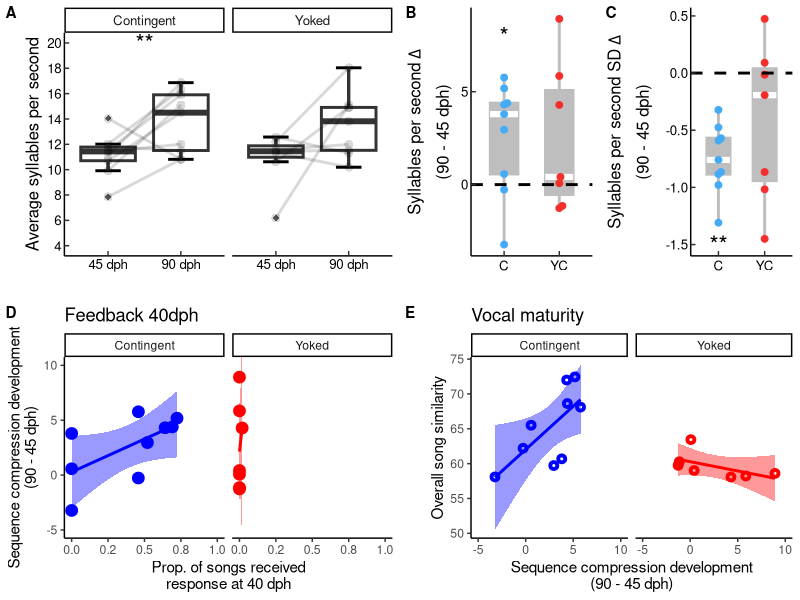

Write the R code that produced this figure.
library("here")
library("lme4")
library("broom")
library("readxl")
library("scales")
library("cowplot")
library("emmeans")
library("tidytext")
library("tidyverse")
library("kableExtra")
library("ggbeeswarm")

# ---- helper functions

font_sz <- 12

theme_Elm <- function(){
  theme(
    text = element_text(size=font_sz),
    axis.text.x = element_text(colour="black"),
    axis.text.y = element_text(colour="black"),
    axis.ticks.length = unit(-3.5, "pt"),
    legend.position = "none"
  )
}

custom_format <- function(x) {
  x %>%
    as.numeric() %>% # Ensure numeric input
    formatC(format = "f", drop0trailing = TRUE) %>% # Drop trailing zeros
    gsub(pattern = "^0\\.", replacement = ".", .) %>% # Remove leading zero for positive numbers
    gsub(pattern = "^-0\\.", replacement = "-.", .) # Remove leading zero for negative numbers
}

RmType <- function(string) {
  sub("._", "", string)
}

# ---- wrangle

zb_syl_dat <- read_csv(here("Study 3", "data", "zb_seg_dat_counts.csv"))

wrong_names <- c("Y_O", "Y", "R_DBL")

zb_syl_dat <- zb_syl_dat %>%
  mutate(bird_ID = ifelse(bird_ID %in% wrong_names,
                                       paste0(bird_ID, "-"),bird_ID))

zb_syl_dat_dev <- zb_syl_dat %>%
  group_by(age, condition, bird_ID, Brother_ID) %>%
  summarize(Mean = mean(syll_per_sec),
            SD = sd(syll_per_sec),
            n = n()) %>%
  pivot_wider(names_from = c(age), values_from = c(Mean, SD)) %>%
  mutate(syll_per_sec_dev_diff = Mean_ninety - `Mean_forty-five`,
         seq_comp_SD_dev_diff = SD_ninety- `SD_forty-five`) %>%
  select(condition, bird_ID, Brother_ID, n, Mean_ninety, `Mean_forty-five`,
         syll_per_sec_dev_diff, SD_ninety, `SD_forty-five`, seq_comp_SD_dev_diff)

# ---- visualize

font_sz <- 12

zb_syl_dat_sum <- zb_syl_dat %>%
    mutate(age = recode(age, `forty-five` = "45 dph", `ninety` = "90 dph")) %>%
    group_by(condition, age) %>%
    summarise(Mean = mean(motif_duration))

zb_syl_dat <- zb_syl_dat %>%
  mutate(age = recode(age, `forty-five` = "45 dph", `ninety` = "90 dph"))

zb_stats_lab <-  data.frame(species = "Zebra finch", mean_syll_per_sec = 20, age = 1.5)

seq_syl_x_sec_sumstats <- zb_syl_dat %>%
    group_by(bird_ID, condition, Brother_ID, age) %>%
    summarize(mean_syll_per_sec = mean(syll_per_sec),
              std_syll_per_sec = sd(syll_per_sec))

seq_syl_x_sec_diffs <- pivot_wider(seq_syl_x_sec_sumstats,
                                id_cols = c("bird_ID", "condition", "Brother_ID"),
                                names_from = "age",
                                values_from = c("mean_syll_per_sec", "std_syll_per_sec")) %>%
                    mutate(mean_syll_per_sec_dif = `mean_syll_per_sec_90 dph` - `mean_syll_per_sec_45 dph`,
                           std_syll_per_sec_dif = `std_syll_per_sec_90 dph` - `std_syll_per_sec_45 dph`) %>% 
                    select(bird_ID, condition, mean_syll_per_sec_dif, std_syll_per_sec_dif)

zb_stats_lab <- data.frame(
  condition = "Contingent",
  mean_syll_per_sec = 20,
  age = 1.5
)

# ---- Figure 5A: Zebra finch developmental change in syllables per second 

fig5a <- seq_syl_x_sec_sumstats %>%
  ggplot(aes(x = age, y = mean_syll_per_sec)) +
  stat_boxplot(geom = "errorbar", size = 1, width = 0.35) +
  geom_boxplot(size = 1, outlier.shape = 18, width = 0.75,
                 outlier.size = 2, outlier.alpha = .75) +
  geom_line(aes(group = bird_ID), position = "identity",
            alpha = .15, size = 1) +
  geom_point(size = 3, alpha = .15, stroke = 0, shape = 19) +
  geom_text(data = zb_stats_lab, aes(label = "**", y = mean_syll_per_sec), size = 6, hjust = 0.5) +
  coord_cartesian(ylim = c(4, 20)) +
  scale_y_continuous(breaks = seq(0, 20, 2)) +
  labs(y = "Average syllables per second", x = "") +
  facet_wrap(~condition) + # Hide facet labels
  theme_classic() +
  theme_Elm()

# Figure 5A Statistics
# ---------------------

# Contingent
lm1AL <- seq_syl_x_sec_sumstats %>%
       mutate(age = factor(age, levels = c("90 dph", "45 dph"))) %>%
       filter(condition == "Contingent") %>%
       lmer(mean_syll_per_sec ~ age + (1 | bird_ID), data = ., REML= FALSE)
       
kbl(summary(emmeans(lm1AL, "age", contr = "pairwise"), infer = TRUE)$contrast, "pipe")

# Yoked
lm1AR <- seq_syl_x_sec_sumstats %>%
       mutate(age = factor(age, levels = c("90 dph", "45 dph"))) %>%
       filter(condition == "Yoked") %>%
       lmer(mean_syll_per_sec ~ age + (1 | bird_ID), data = ., REML= FALSE)
       
kbl(summary(emmeans(lm1AR, "age", contr = "pairwise"), infer = TRUE)$contrast, "pipe")


# ---- Figure 5B: Zebra finch developmental change in syllables per second

y_lab <- expression(atop("Syllables per second" ~ Delta, "(90 - 45 dph)"))

stat_label <- data.frame(mean_syll_per_sec_dif=c(8),condition = "Contingent")

fig5b <- seq_syl_x_sec_diffs %>%
    ggplot(aes(condition, mean_syll_per_sec_dif, color = condition)) +
        geom_boxplot(size = 1, color = "grey", outlier.shape = NA,
                     fill = "grey", width = 0.5) +
        stat_summary(fun = median, aes(ymin=..y.., ymax=..y..),
                     geom='errorbar', color = "white", size=2,
                     width = .5, linetype = "solid") +
        geom_beeswarm(size = 2, cex = 3)  +
        scale_color_manual(values = c(Contingent = "#45ABF5", Yoked = "#F52F2C")) +
        scale_x_discrete(labels = c("Contingent" = "C", "Yoked" = "YC")) +
        geom_hline(yintercept = 0, linetype = "dashed",
                   color = "black", size = 1) +
        geom_text(data = stat_label,label = "*",size=6,color="black") +
        labs(x = "",
             y = y_lab) +
        theme_classic() +
        theme_Elm() +
        theme(axis.title.y = element_text(size = font_sz),
              axis.text.x = element_text(vjust = 0.5),
              legend.position = "none")

# Figure 5B Statistics
# ---------------------

# Contingent
contingent_signs_dat <- seq_syl_x_sec_diffs %>%
  filter(condition == "Contingent") %>%
  filter(!is.na(mean_syll_per_sec_dif)) %>%
  mutate(direction = ifelse(mean_syll_per_sec_dif > 0, "positive", "negative"))

c_signs_dat_stats <- contingent_signs_dat %>%
  group_by(direction) %>%
  summarize(n = n(), .groups = "drop") %>%
  pivot_wider(names_from = direction, values_from = n, values_fill = 0) %>%
  summarize(num_negative = negative,
    num_positive = positive,
    total = positive + negative) %>%
  mutate(condition = "Contingent") %>%
  select(condition, num_positive, total)

contingent_wilcox <- seq_syl_x_sec_sumstats %>%
  filter(condition == "Contingent") %>%
  group_by(condition) %>%
  do(wilcox.test(.$mean_syll_per_sec[.$age == "45 dph"], 
                 .$mean_syll_per_sec[.$age == "90 dph"], 
                 paired = TRUE) %>% 
       tidy()) %>%
  select(condition, p.value)

c_signs_dat_stats %>%
  left_join(contingent_wilcox, by = "condition") %>%
  kbl("pipe")

# Yoked
yoked_signs_dat <- seq_syl_x_sec_diffs %>%
  filter(condition == "Yoked") %>%
  filter(!is.na(mean_syll_per_sec_dif)) %>%
  mutate(direction = ifelse(mean_syll_per_sec_dif > 0, "positive", "negative"))

yc_signs_dat_stats <- yoked_signs_dat %>%
  group_by(direction) %>%
  summarize(n = n(), .groups = "drop") %>%
  pivot_wider(names_from = direction, values_from = n, values_fill = 0) %>%
  summarize(num_negative = negative,
    num_positive = positive,
    total = positive + negative) %>%
  mutate(condition = "Yoked") %>%
  select(condition, num_positive, total)

# drop birds that don't have both ages
yoked_birds <- seq_syl_x_sec_sumstats %>%
  group_by(bird_ID) %>%
  summarise(has_both_ages = all(c("45 dph", "90 dph") %in% age), .groups = "drop") %>%
  filter(has_both_ages) %>% 
  pull(bird_ID)

yoked_wilcox <- seq_syl_x_sec_sumstats %>%
  filter(condition == "Yoked", bird_ID %in% yoked_birds) %>%
  group_by(condition) %>%
  do(wilcox.test(.$mean_syll_per_sec[.$age == "45 dph"], 
                 .$mean_syll_per_sec[.$age == "90 dph"], 
                 paired = TRUE) %>% 
       tidy()) %>%
  select(condition, p.value)

yc_signs_dat_stats %>%
  left_join(yoked_wilcox, by = "condition") %>%
  kbl("pipe")

# ---- Figure 5C: Zebra finch developmental change in stability in syllables per second

y_lab <- expression(atop("Syllables per second SD" ~ Delta, "(90 - 45 dph)"))

stat_label <- data.frame(std_syll_per_sec_dif=c(-1.5), condition="Contingent")

fig5c <- seq_syl_x_sec_diffs %>%
    ggplot(aes(condition, std_syll_per_sec_dif, color = condition)) +
        geom_boxplot(size = 1, color = "grey", outlier.shape = NA,
                     fill = "grey", width = 0.5) +
        stat_summary(fun = median, aes(ymin=..y.., ymax=..y..),
                     geom='errorbar', color = "white", size=2,
                     width = 0.5, linetype = "solid") +
        geom_beeswarm(size = 2, cex = 3)  +
        scale_color_manual(values = c(Contingent = "#45ABF5", Yoked = "#F52F2C")) +
        scale_x_discrete(labels = c("Contingent" = "C", "Yoked" = "YC")) +
        geom_hline(yintercept = 0, linetype = "dashed",
                   color = "black", size = 1) +
        geom_text(data = stat_label,label = "**",size=6,color="black") +
        labs(x = "",
             y = y_lab) +
        theme_classic() +
        theme_Elm() +
        theme(axis.title.y = element_text(size = font_sz),
              axis.text.x = element_text(vjust = 0.5),
              legend.position = "none")

# Figure 5C Statistics
# ---------------------

# Contingent
contingent_sd_signs_dat <- seq_syl_x_sec_diffs %>%
  filter(condition == "Contingent") %>%
  filter(!is.na(std_syll_per_sec_dif)) %>%
  mutate(direction = ifelse(std_syll_per_sec_dif > 0, "positive", "negative"))

c_sd_signs_dat_stats <- contingent_sd_signs_dat %>%
  group_by(direction) %>%
  summarize(n = n(), .groups = "drop") %>%
  pivot_wider(names_from = direction, values_from = n, values_fill = 0) %>%
  summarize(num_negative = negative,
    # num_positive = positive,
    total = negative) %>%
  mutate(condition = "Contingent") %>%
  select(condition, num_negative, total)

contingent_sd_wilcox <- seq_syl_x_sec_sumstats %>%
  filter(condition == "Contingent") %>%
  group_by(condition) %>%
  do(wilcox.test(.$std_syll_per_sec[.$age == "45 dph"], 
                 .$std_syll_per_sec[.$age == "90 dph"], 
                 paired = TRUE) %>% 
       tidy()) %>%
  select(condition, p.value)

c_sd_signs_dat_stats %>%
  left_join(contingent_sd_wilcox, by = "condition") %>%
  kbl("pipe")

# Yoked
yoked_sd_signs_dat <- seq_syl_x_sec_diffs %>%
  filter(condition == "Yoked") %>%
  filter(!is.na(std_syll_per_sec_dif)) %>%
  mutate(direction = ifelse(std_syll_per_sec_dif > 0, "positive", "negative"))

yc_sd_signs_dat_stats <- yoked_sd_signs_dat %>%
  group_by(direction) %>%
  summarize(n = n(), .groups = "drop") %>%
  pivot_wider(names_from = direction, values_from = n, values_fill = 0) %>%
  summarize(num_negative = negative,
    num_positive = positive,
    total = positive + negative) %>%
  mutate(condition = "Yoked") %>%
  select(condition, num_positive, total)

# drop birds that don't have both ages
yoked_birds <- seq_syl_x_sec_sumstats %>%
  group_by(bird_ID) %>%
  summarise(has_both_ages = all(c("45 dph", "90 dph") %in% age), .groups = "drop") %>%
  filter(has_both_ages) %>% 
  pull(bird_ID)

yoked_sd_wilcox <- seq_syl_x_sec_sumstats %>%
  filter(condition == "Yoked", bird_ID %in% yoked_birds) %>%
  group_by(condition) %>%
  do(wilcox.test(.$std_syll_per_sec[.$age == "45 dph"], 
                 .$std_syll_per_sec[.$age == "90 dph"], 
                 paired = TRUE) %>% 
       tidy()) %>%
  select(condition, p.value)

yc_sd_signs_dat_stats %>%
  left_join(yoked_sd_wilcox, by = "condition") %>%
  kbl("pipe")

# ---- Predicting sequence compression

pback_dat <- read_xlsx(here("Study 3", "data", "BySubject SPSS Behavioral Data FINAL excel.xlsx"))

sub_map <- read_xlsx(here("Study 3", "data","subID_map.xlsx"))

sub_map <- sub_map %>%
  rename(MaleNum = blind_ID)

# bring in subjectID into pback data
pback_dat <- pback_dat %>% left_join(sub_map)

# summary
seg_dat_sum_stats <- zb_syl_dat %>%
  group_by(condition, bird_ID, Brother_ID, age) %>%
  summarize(mean_syll_per_sec = mean(syll_per_sec),
            median_syll_per_sec = median(syll_per_sec),
            SD_syll_per_sec = sd(syll_per_sec),
            SE_syll_per_sec = sd(syll_per_sec)/sqrt(n())) %>%
  arrange(condition, Brother_ID)

# join average response
Avg_ALLContProp <- pback_dat %>%
  select(bird_ID, condition, Avg_ALLContProp)

Avg_Overall_Similarity <- pback_dat %>%
  select(bird_ID, condition, Overall_Similarity)

seg_dat_sum_stats <- seg_dat_sum_stats %>% left_join(Avg_ALLContProp)

seg_dat_sum_stats <- seg_dat_sum_stats %>% left_join(Avg_Overall_Similarity)

zb_syl_dat_dev <- zb_syl_dat_dev %>% left_join(Avg_ALLContProp)

zb_syl_dat_dev <- zb_syl_dat_dev %>% left_join(Avg_Overall_Similarity)

# ---- Figure 5E: Predicting overall similarity to tutor from sequence rate

fig5e <- zb_syl_dat_dev %>%
  ggplot(aes(syll_per_sec_dev_diff, Overall_Similarity)) +
  geom_point(aes(color=condition), shape = 21, stroke = 2, size = 1) + 
  geom_smooth(aes(color=condition,fill=condition),method=lm) +
  scale_color_manual(values = c("blue", "red")) +
  scale_fill_manual(values = c("blue", "red")) +
  coord_cartesian(xlim = c(-5,10)) +
  scale_x_continuous(labels = label_number(accuracy = 1)) +
  facet_grid(.~condition) +
  theme_classic() +
  labs(title="Vocal maturity",
       y="Overall song similarity",
       x=str_wrap("Sequence compression development (90 - 45 dph)",32)) +
  theme(legend.position = "none")


# Figure 5E Statistics
# ---------------------

cor_meth <- "spearman"

zb_syl_dat_dev %>%
  filter(condition == "Contingent") %>%
  ungroup() %>%
  do(tidy(cor.test(.$syll_per_sec_dev_diff,
                   .$Overall_Similarity,
                   method = cor_meth))) %>%
  mutate(condition = "Contingent") %>%
  kbl("pipe")

zb_syl_dat_dev %>%
  filter(condition == "Yoked") %>%
  ungroup() %>%
  do(tidy(cor.test(.$syll_per_sec_dev_diff,
                   .$Overall_Similarity,
                   method = cor_meth))) %>%
  mutate(condition = "Yoked") %>%
  kbl("pipe")

# ---- Figure 5D: predicting sequence rate from responses at developmental timepoints

pback_dat <- pback_dat %>%
  mutate(T5_ContProp = coalesce(T5_ContProp, T5_AccContVidProp),
         T10_ContProp = coalesce(T10_ContProp, T10_AccContVidProp),
         T15_ContProp = coalesce(T15_ContProp, T15_AccContVidProp),
         T20_ContProp = coalesce(T20_ContProp, T20_AccContVidProp),
         T25_ContProp = coalesce(T25_ContProp, T25_AccContVidProp))

ContProp <- pback_dat %>%
  select(bird_ID, condition, T5_ContProp, T10_ContProp, T15_ContProp, T20_ContProp, T25_ContProp)

zb_syl_dat_dev <- zb_syl_dat_dev %>% left_join(ContProp)

fig5d <- zb_syl_dat_dev %>%
  # filter(bird_ID != "Mg") %>% # based on boxplot, `Mg` is outlier in avg responses
  ggplot(aes(T5_ContProp, syll_per_sec_dev_diff)) +
  geom_point(aes(color=condition), shape = 20, stroke = 3) + 
  geom_smooth(aes(color=condition,fill=condition),method=lm) +
  scale_color_manual(values = c("blue", "red")) +
  scale_fill_manual(values = c("blue", "red")) +
  coord_cartesian(ylim = c(-5,10)) +
  scale_x_continuous(limits=c(0,1),labels = label_number(accuracy = 0.1)) +
  facet_grid(.~condition) +
  theme_classic() +
  labs(title="Feedback 40dph",
       y=str_wrap("Sequence compression development (90 - 45 dph)",32),
       x=str_wrap("Prop. of songs received response at 40 dph",28)) +
  theme(legend.title = element_blank(),
        legend.position = "none")


# Figure 5D Statistics
# ---------------------

cor_meth <- "spearman"

zb_syl_dat_dev %>%
  filter(condition == "Contingent") %>%
  ungroup() %>%
  do(tidy(cor.test(.$T5_ContProp,
                   .$syll_per_sec_dev_diff,
                   method = cor_meth))) %>%
  mutate(condition = "Contingent") %>%
  kbl("pipe")

zb_syl_dat_dev %>%
  filter(condition == "Yoked") %>%
  ungroup() %>%
  do(tidy(cor.test(.$T5_ContProp,
                   .$syll_per_sec_dev_diff,
                   method = cor_meth))) %>%
  mutate(condition = "Yoked") %>%
  kbl("pipe")

# ---- Figure 5: combined plot

# align fig5a (A) and (D) vertically
aligned_fig5a_fig5d <- align_plots(fig5a, fig5d, align = "hv", axis = "tblr")

# align fig5b (C) and fig5e (E) vertically
aligned_fig5b_fig5e <- align_plots(fig5b, fig5e, align = "v", axis = "tblr")

# Combine fig5b and fig5c into a single plot
aligned_fig5b_fig5c <- plot_grid(
  aligned_fig5b_fig5e[[1]],  fig5c, 
  ncol = 2, labels = c("B", "C"), label_size = 11
)

# Combine the aligned fig5c_fig5e with fig5d (E)
col2 <- plot_grid(
  aligned_fig5b_fig5c, aligned_fig5b_fig5e[[2]],
  ncol = 1, labels = c("", "E"), label_size = 11
)

col1 <- plot_grid(
  fig5a, aligned_fig5a_fig5d[[2]], align = "v", axis = "tblr",
  ncol = 1, labels = c("A", "D"), label_size = 11
)

plot_grid(col1, col2, ncol = 2)
